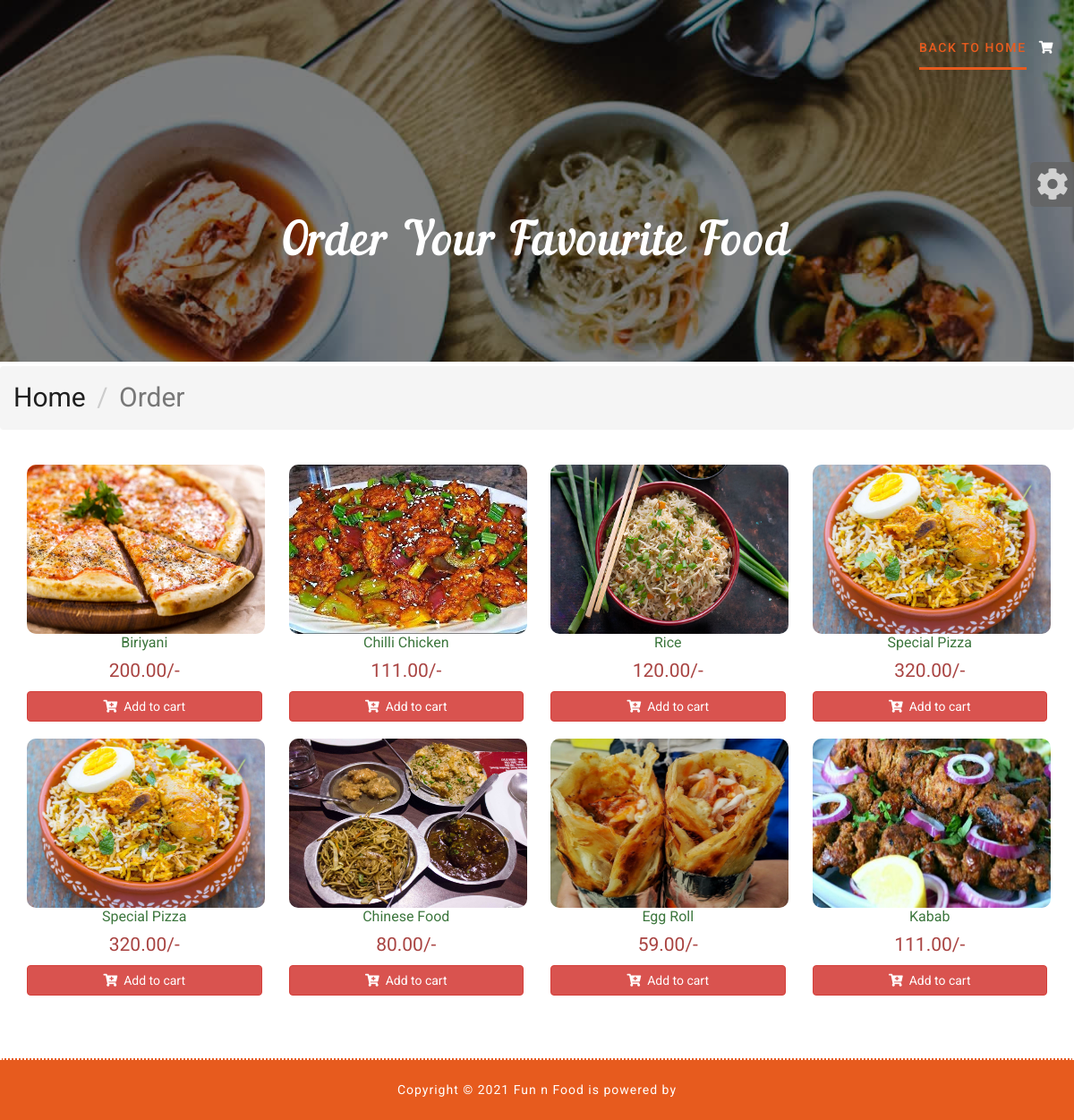
The app's page /order.php with its own data.
### tables this page shows
CREATE TABLE `product` (
  `id` int(11) NOT NULL,
  `product_name` varchar(100) NOT NULL,
  `product_price` varchar(50) NOT NULL,
  `product_image` varchar(255) NOT NULL,
  `product_code` varchar(10) NOT NULL
);

### order.php (the view, shortened to what this page needs)
<?php
include 'include/header_link.php';
?>
    <div id="site-header">
        <header id="header" class="header-block-top">
            <div class="container">
                <div class="row">
                    <div class="main-menu">
                        <nav class="navbar navbar-default" id="mainNav">
                            <div id="navbar" class="navbar-collapse collapse">
                                <ul class="nav navbar-nav navbar-right">
                                    <li class="active"><a href="index.php">Back to home</a></li>
                                    <li class=""><a href="cart.php"><i class="fas fa-shopping-cart"></i><span id="cart_item" class="badge badge-danger"></span></a>
                                    </li>
                                </ul>
                            </div>
                        </nav>
                    </div>
                </div>
            </div>
        </header>
    </div>
    <div id="footer" class="footer-main">
        <div class="footer-news pad-top-100 pad-bottom-70 parallax">
            <div class="container">
                <div class="row">
                    <div class="col-lg-12 col-md-12 col-sm-12 col-xs-12">
                        <div class="wow fadeIn" data-wow-duration="1s" data-wow-delay="0.1s">
                            <h2 class="ft-title color-white text-center" style="margin-top: 150px; color: #fff;"> Order Your Favourite Food </h2>
                        </div>
                    </div>
                </div>
            </div>
        </div>
<nav aria-label="breadcrumb">
  <ol class="breadcrumb"  style="margin-top: 5px; font-size: 30px;">
    <li class="breadcrumb-item"><a href="index.html">Home</a></li>
    <li class="breadcrumb-item active" aria-current="page">Order</li>
  </ol>
</nav>
<div class="container">
    <div class="row">
        <?php
            include 'include/conn.php';
            $select = "SELECT * FROM product";
            $query = mysqli_query($con, $select);
            while($row = mysqli_fetch_assoc($query)){
        ?>
        <div class="col-lg-3 col-xs-6 col-md-4 mb-2">
            <div class="card-deck">
                <div class="card p-2 border-secondary mb-2">
                    <img src="<?= $row['product_image'];?>" class="card-img-top" style="border-radius: 10px;">
                    <div class="card-body p-1">
                        <h4 class="card-title text-center text-success"><?= $row['product_name'];?></h4>
                        <h5 class="card-text text-center text-danger"><?= number_format($row['product_price'], 2);?>/-</h5>
                    </div>
                    <div class="card-footer p-1">
                        <form action="" method="post" class="from-submit">
                            <button class="btn btn-danger btn-block addItemBtn"><i class="fas fa-cart-plus"></i>&nbsp; Add to cart</button>
                        </form>
                    </div>
                </div>
            </div>
        </div>
<?php } ?>
    </div>
</div>
    <div id="copyright" class="copyright-main">
                <div class="container">
                    <div class="row">
                        <div class="col-lg-12 col-md-12 col-sm-12 col-xs-12">
                            <h6 class="copy-title"> Copyright &copy; 2021 Fun n Food is powered by <a href="#" target="_blank"></a> </h6>
                        </div>
                    </div>
                </div>
            </div>
    </div>
    <section id="color-panel" class="close-color-panel">
        <a class="panel-button gray2"><i class="fa fa-cog fa-spin fa-2x"></i></a>
    </section>
<?php include 'include/footer_link.php' ?>
</body>
</html>

### include/header_link.php (shortened to what this page needs)
<!DOCTYPE html>
<html lang="en">
<head>
    <link rel="stylesheet" href="css/bootstrap.min.css">
    <link rel="stylesheet" href="css/style.css">
    <link rel="stylesheet" type="text/css" href="css/order.css">
    <link rel="stylesheet" href="css/responsive.css">
    <link id="changeable-colors" rel="stylesheet" href="css/colors/orange.css" />
        <link rel="stylesheet" href="https://cdnjs.cloudflare.com/ajax/libs/font-awesome/5.15.3/css/all.min.css" />
</head>
<body>

### include/footer_link.php (shortened to what this page needs)
</body>

### css/style.css (style rules this page uses)
body { color:#686868; font-size:14px; font-family: 'Roboto', sans-serif; line-height:1.80857; }
a { color: #1f1f1f; text-decoration: none !important; outline: none !important; -webkit-transition: all .3s ease-in-out; -moz-transition: all .3s ease-in-out; -ms-transition: all .3s ease-in-out; -o-transition: all .3s ease-in-out; transition: all .3s ease-in-out; }
h1, h2, h3, h4, h5, h6 { letter-spacing: 0; font-weight: normal; position: relative; padding: 0 0 10px 0; font-weight: normal; line-height: 120% !important; color: #1f1f1f; margin: 0 }
h2 { font-size: 22px }
h4 { font-size: 16px }
h5 { font-size: 14px }
h6 { font-size: 13px }
ul, li, ol { margin:0px; padding:0px; list-style:none; }
a { color: #1f1f1f; text-decoration: none; outline: none !important; }
a, .btn { text-decoration: none !important; outline: none !important; -webkit-transition: all .3s ease-in-out; -moz-transition: all .3s ease-in-out; -ms-transition: all .3s ease-in-out; -o-transition: all .3s ease-in-out; transition: all .3s ease-in-out; }
html, body { height: 100%; }
.header-block-top { position: absolute; z-index: 11; width: 100%; top: 0; left: 0; }
.main-menu .navbar-default { background-color:transparent; }
.main-menu .navbar { min-height:inherit; border-radius:0px; border:none; margin:0px; }
.main-menu .navbar-default .navbar-nav li a { color:#fff; }
.main-menu nav li a { padding: 43px 0px 15px; margin: 0 14px; color: #fff; font-family: 'Roboto', sans-serif; text-transform: uppercase; letter-spacing: 1.6px; position:relative; -webkit-transition: color 0.4s; transition: color 0.4s; font-weight: 500; font-size: 14px; }
.main-menu nav li a::after, .main-menu nav li a::before { content: ''; position: absolute; bottom: 0; left: 0; width: 100%; height: 3px; -webkit-transform: scale3d(0, 1, 1); transform: scale3d(0, 1, 1); -webkit-transform-origin: center left; transform-origin: center left; -webkit-transition: transform 0.4s cubic-bezier(0.22, 0.61, 0.36, 1); transition: transform 0.4s cubic-bezier(0.22, 0.61, 0.36, 1); }
.main-menu nav li a::before { background: #b5b5b5; -webkit-transition-delay: 0.4s; transition-delay: 0.4s; }
.main-menu nav li.active a::before { -webkit-transition-delay: 0s; transition-delay: 0s; }
.main-menu nav li.active a::after, .main-menu nav li.active a::before { -webkit-transform: scale3d(1, 1, 1); transform: scale3d(1, 1, 1); }
.main-menu .navbar-default .navbar-nav .active a { background-color:transparent; }
.pad-top-100 { padding-top: 90px; }
.pad-bottom-70 { padding-bottom: 70px; }
.color-white { color: #fff; }
.footer-news { background:url(../images/newsletter-bg.jpg) no-repeat center; background-attachment:fixed; background-size:cover; position:relative; }
.footer-news::before { content: ''; display: inline-block; width: 100%; height: 100%; background-color: rgba(0, 0, 0, 0.50); position: absolute; top: 0; left: 0; }
.ft-title.color-white { color: #fff; }
.ft-title { letter-spacing: 0.96px; margin-bottom: 22px; font-family: 'nautilus_pompiliusregular'; font-size: 52px; }
.copyright-main { border-top: 2px dotted #fff; text-align:center; padding-top:25px; margin-top:70px; padding-bottom:25px; }
.copyright-main .copy-title { letter-spacing: 1px; color:#fff; font-family: 'Roboto', sans-serif; font-size:14px; padding-bottom:0px; }
#color-panel { position: fixed; width:180px; height: auto; top:150px; text-align:left; border:1px solid rgba(100,100,100,0.55); z-index: 11; border-top-right-radius:5px; border-bottom-right-radius:5px; -webkit-transition: all 0.5s; -moz-transition: all 0.5s; transition: all 0.5s; box-shadow: 0px 1px 4px rgba(0,0,0, 0.45); }
.close-color-panel { right:-180px; }
#color-panel a.panel-button { position: absolute; width:50px; height: 50px; left:-50px; top:30px; text-align: center; font-size:18px; line-height: 47px; cursor: pointer; border:none; border-top-left-radius:5px; border-bottom-left-radius:5px; color:#d1d1d1; background:rgba(100,100,100,0.85); -webkit-transition: all 0.3s; -moz-transition: all 0.3s; transition: all 0.3s; }
#color-panel a.panel-button i { padding:7px; }

### css/order.css (style rules this page uses)
.container img { width: 266px; height: 189px; margin-top: 19px; }
.container h5 { font-size: 21px; }

### css/responsive.css (style rules this page uses)
@media (max-width: 1240px) { .main-menu nav li a { margin: 0 7px; } }

### css/colors/orange.css (style rules this page uses)
.main-menu .navbar-default .navbar-nav .active a { color: #e75b1e; }
.main-menu nav li a::after { background: #e75b1e; }
.copyright-main { background: #e75b1e; }

### records on screen
product: product_image (picture), product_name "Biriyani", product_price "200.00"
product: product_image (picture), product_name "Chilli Chicken", product_price "111.00"
product: product_image (picture), product_name "Rice", product_price "120.00"
product: product_image (picture), product_name "Special Pizza", product_price "320.00"
product: product_image (picture), product_name "Special Pizza", product_price "320.00"
product: product_image (picture), product_name "Chinese Food", product_price "80.00"
product: product_image (picture), product_name "Egg Roll", product_price "59.00"
product: product_image (picture), product_name "Kabab", product_price "111.00"
